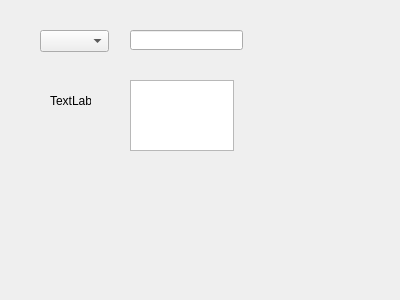
<?xml version="1.0" encoding="UTF-8"?>
<ui version="4.0">
 <class>Form</class>
 <widget class="QWidget" name="Form">
  <property name="geometry">
   <rect>
    <x>0</x>
    <y>0</y>
    <width>400</width>
    <height>300</height>
   </rect>
  </property>
  <property name="windowTitle">
   <string>Form</string>
  </property>
  <widget class="QLabel" name="label">
   <property name="geometry">
    <rect>
     <x>50</x>
     <y>80</y>
     <width>41</width>
     <height>41</height>
    </rect>
   </property>
   <property name="text">
    <string>TextLabel</string>
   </property>
  </widget>
  <widget class="QComboBox" name="comboBox">
   <property name="geometry">
    <rect>
     <x>40</x>
     <y>30</y>
     <width>69</width>
     <height>22</height>
    </rect>
   </property>
  </widget>
  <widget class="QLineEdit" name="lineEdit">
   <property name="geometry">
    <rect>
     <x>130</x>
     <y>30</y>
     <width>113</width>
     <height>20</height>
    </rect>
   </property>
  </widget>
  <widget class="QTextEdit" name="textEdit">
   <property name="geometry">
    <rect>
     <x>130</x>
     <y>80</y>
     <width>104</width>
     <height>71</height>
    </rect>
   </property>
  </widget>
 </widget>
 <resources/>
 <connections/>
</ui>
